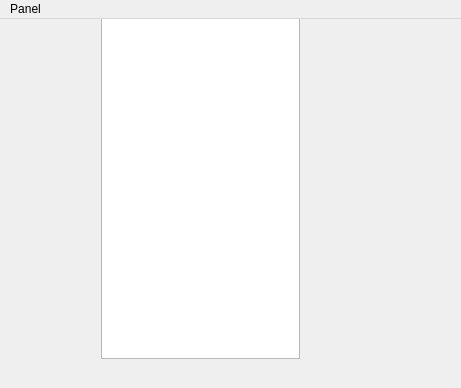
<?xml version="1.0" encoding="UTF-8"?>
<ui version="4.0">
 <class>uiBash</class>
 <widget class="QMainWindow" name="uiBash">
  <property name="geometry">
   <rect>
    <x>0</x>
    <y>0</y>
    <width>461</width>
    <height>388</height>
   </rect>
  </property>
  <property name="windowTitle">
   <string>uiBash</string>
  </property>
  <widget class="QWidget" name="centralWidget">
   <widget class="QWidget" name="gridLayoutWidget">
    <property name="geometry">
     <rect>
      <x>90</x>
      <y>-20</y>
      <width>221</width>
      <height>371</height>
     </rect>
    </property>
    <layout class="QGridLayout" name="gridLayout">
     <property name="sizeConstraint">
      <enum>QLayout::SetMaximumSize</enum>
     </property>
     <item row="0" column="0">
      <widget class="QTextEdit" name="textEdit">
       <property name="readOnly">
        <bool>true</bool>
       </property>
      </widget>
     </item>
    </layout>
   </widget>
  </widget>
  <widget class="QMenuBar" name="menuBar">
   <property name="geometry">
    <rect>
     <x>0</x>
     <y>0</y>
     <width>461</width>
     <height>25</height>
    </rect>
   </property>
   <widget class="QMenu" name="menuPanel">
    <property name="title">
     <string>Panel</string>
    </property>
    <addaction name="separator"/>
    <addaction name="actionNextPage"/>
    <addaction name="actionPreviousPage"/>
    <addaction name="actionRandom_page"/>
   </widget>
   <addaction name="menuPanel"/>
  </widget>
  <action name="actionNextPage">
   <property name="checkable">
    <bool>false</bool>
   </property>
   <property name="text">
    <string>NextPage</string>
   </property>
  </action>
  <action name="actionPreviousPage">
   <property name="checkable">
    <bool>false</bool>
   </property>
   <property name="text">
    <string>PreviousPage</string>
   </property>
  </action>
  <action name="actionRandom_page">
   <property name="checkable">
    <bool>true</bool>
   </property>
   <property name="text">
    <string>Random page</string>
   </property>
  </action>
 </widget>
 <layoutdefault spacing="6" margin="11"/>
 <resources/>
 <connections/>
</ui>
